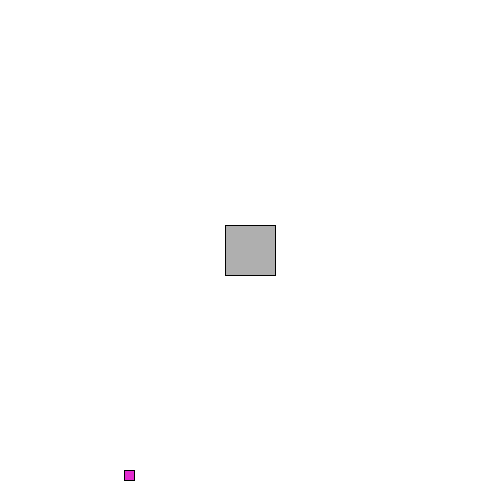
Frame 1 (no input)
Frame 60 (the mouse pressed at the canvas centre just before this capture): identical to frame 1, image omitted
Frame 120 (the mouse held since frame 60 and released just before this capture): identical to frame 1, image omitted

The Processing sketch that drew this single still picture (run headless with seeded random() and noise(); from frame 60 on, the mouse is pressed at the canvas centre):

// Processing sketch: processing_103475
// ── processing_103475.pde

Car myCar;
Grape newGrape;

void setup() {
  size(500, 500);
  myCar = new Car();
  newGrape = new Grape();
}
void draw() {
  background(255);
  //
  newGrape.display();
  myCar.display();
  myCar.move();
  //
  if (rectangle_collision (myCar.xpos, myCar.ypos, myCar.sizeW, myCar.sizeH, 
  newGrape.xpos, newGrape.ypos, newGrape.sizeW, newGrape.sizeH)) {  
    // println ("hit");
    newGrape = new Grape();
  }
}
//
boolean rectangle_collision(float carX, float carY, float carW, float carH, 
float grapeX, float grapeY, float grapeW, float grapeH)
// from PhiLho
{
  return (grapeX + grapeW/2 < carX + carW/2 && 
          grapeX - grapeW/2 > carX - carW/2 && 
          grapeY + grapeW/2 < carY + carW/2 && 
          grapeY - grapeW/2 > carY - carW/2);
}
// =========================================================
void keyPressed() {
  int k = keyCode;
  if (k == ENTER | k == RETURN)
    myCar.speed = myCar.speed + 1;
  else if (k == ' ')  
    myCar.speed = myCar.speed - 1;
  else if (k == UP)     myCar.up    = true;
  else if (k == DOWN)   myCar.down  = true;
  else if (k == LEFT)   myCar.left  = true;
  else if (k == RIGHT)  myCar.right = true;
}
void keyReleased() {
  int k = keyCode;
  if      (k == UP)     myCar.up    = false;
  else if (k == DOWN)   myCar.down  = false;
  else if (k == LEFT)   myCar.left  = false;
  else if (k == RIGHT)  myCar.right = false;
}
class Car {
  color c;
  float xpos;
  float ypos;
  float speed=7;
  int sizeW = 50;
  int sizeH = 50;
  boolean up, down, left, right;
  float topBorderC;
  float bottomBorderC;
  float rightBorderC;
  float leftBorderC;
  Car() {
    c = color(175);
    xpos = width/2;
    ypos = width/2;
    setBordersC() ;
  }
  void setBordersC() {
    topBorderC = ypos - sizeW/2;
    bottomBorderC = ypos + sizeW/2;
    rightBorderC = xpos + sizeH/2;
    leftBorderC = xpos - sizeH/2;
  }
  void display() {
    rectMode(CENTER);
    stroke(0);
    fill(c);
    rect(xpos, ypos, sizeW, sizeH);
  }
  void move() {
    if (up)    ypos -= speed;
    if (down)  ypos += speed;
    if (left)  xpos -= speed;
    if (right) xpos += speed;
  }
}
class Grape {
  color c;
  float xpos;
  float ypos;
  int sizeW = 10;
  int sizeH = 10;
  float topBorderG;
  float bottomBorderG;
  float rightBorderG;
  float leftBorderG;
  //  float speed;
  Grape() {
    c = color(random(180, 255), 44, 208);
    xpos = int(random(width));
    ypos = int(random(height));
    setBordersG();
  }
  void setBordersG() {
    topBorderG = ypos - sizeW/2;
    bottomBorderG = ypos + sizeW/2;
    rightBorderG = xpos + sizeH/2;
    leftBorderG = xpos - sizeH/2;
  }
  void display() {
    rectMode(CENTER);
    stroke(0);
    fill(c);
    setBordersG();
    rect(xpos, ypos, sizeW, sizeH);
  }
  void tele() {
    xpos = int(random(width));
    ypos = int(random(height));
  }
}
